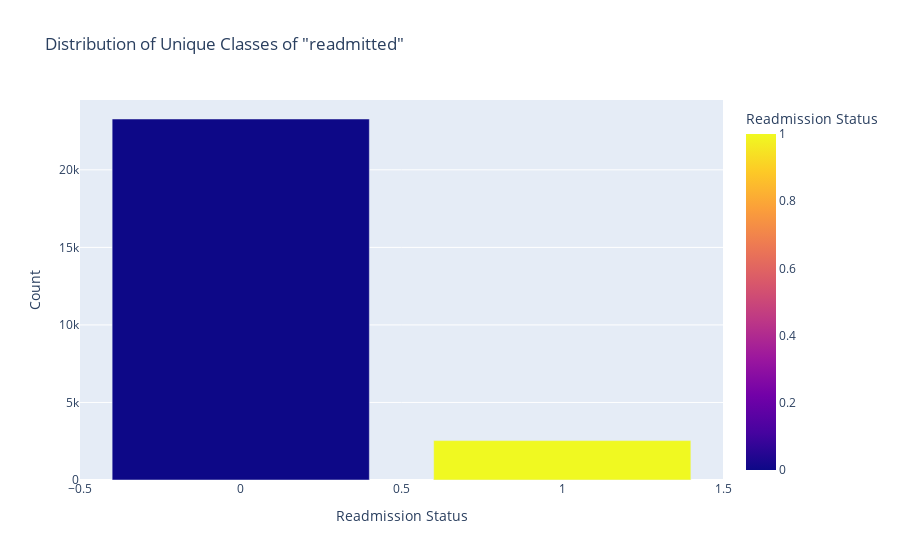

Source (notebook cell):
### Markdown cell above
#### Plot the distribution of unique classes of the target variable, i.e., readmitted.

### Code cell
import plotly.express as px

# Create a DataFrame with counts of each unique class of 'readmitted'
readmitted_counts = df['readmitted'].value_counts().reset_index()
readmitted_counts.columns = ['Readmission Status', 'Count']

# Create an interactive bar chart using Plotly
fig = px.bar(readmitted_counts, x='Readmission Status', y='Count', color='Readmission Status',
             title='Distribution of Unique Classes of "readmitted"',
             labels={'Count': 'Count'},
             color_discrete_map={'NO': 'lightblue', '>30': 'lightgreen', '<30': 'lightcoral'})

fig.show()

### Figure 1 — Plotly figure (JSON) as saved in the notebook; plotly's stock layout.template omitted (floating-point values rounded to 4 significant figures)
{"data": [{"alignmentgroup": "True", "hovertemplate": "Readmission Status=%{marker.color}<br>Count=%{y}<extra></extra>", "legendgroup": "", "marker": {"color": [0, 1], "coloraxis": "coloraxis", "pattern": {"shape": ""}}, "name": "", "offsetgroup": "", "orientation": "v", "showlegend": false, "textposition": "auto", "type": "bar", "x": [0, 1], "xaxis": "x", "y": [23278, 2539], "yaxis": "y"}], "layout": {"barmode": "relative", "coloraxis": {"colorbar": {"title": {"text": "Readmission Status"}}, "colorscale": [[0, "#0d0887"], [0.1111, "#46039f"], [0.2222, "#7201a8"], [0.3333, "#9c179e"], [0.4444, "#bd3786"], [0.5556, "#d8576b"], [0.6667, "#ed7953"], [0.7778, "#fb9f3a"], [0.8889, "#fdca26"], [1, "#f0f921"]]}, "legend": {"tracegroupgap": 0}, "title": {"text": "Distribution of Unique Classes of \"readmitted\""}, "xaxis": {"anchor": "y", "domain": [0, 1], "title": {"text": "Readmission Status"}}, "yaxis": {"anchor": "x", "domain": [0, 1], "title": {"text": "Count"}}}}
